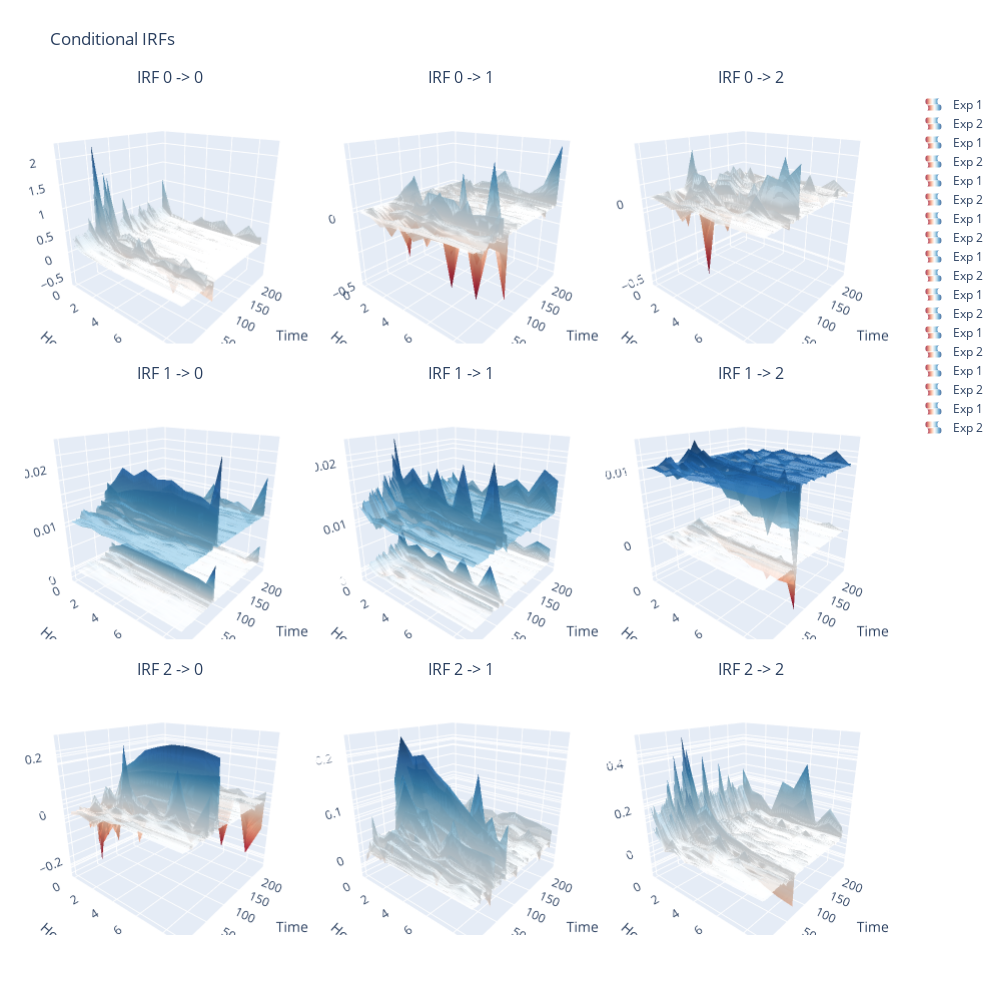

Notebook source saved alongside this figure:
### Code cell
# Plotly graph for conditional IRFs


fig = make_subplots(rows = 3, cols = 3,
                    subplot_titles = [f'IRF {k} -> {kk}' for k in range(n_var) for kk in range(n_var)],
                    specs = [[{'is_3d': True} for e in range(n_var)] for e in range(n_var)],
                    shared_xaxes = False,
                    shared_yaxes = False,
                    horizontal_spacing = 0,
                    vertical_spacing = 0.05
)

for k in range(n_var):
  for kk in range(n_var):
    
    fig.add_trace(go.Surface(name = 'Exp 1', z = irf_median[:, kk, k, :], showscale = False, showlegend = True, 
#          colorscale = [[0, px.colors.qualitative.Plotly[0]], [1, px.colors.qualitative.Plotly[0]]],
          colorscale = 'RdBu', cmid = 0,
          opacity = 0.7),
          row = k+1, col = kk+1)

    fig.add_trace(go.Surface(name = 'Exp 2', z = irf_median[:, kk, k, :] * 2 + 0.01, showscale = False, showlegend = True, 
#          colorscale = [[0, px.colors.qualitative.Plotly[0]], [1, px.colors.qualitative.Plotly[0]]],
          colorscale = 'RdBu', cmid = 0,
          opacity = 0.7),
          row = k+1, col = kk+1)

fig.update_scenes(xaxis_title = 'Horizon',
                  yaxis_title = 'Time', 
                  zaxis_title = 'Value',
                  camera = {
                  'up': {'x': 0, 'y': 0, 'z': 1},
                  'center': {'x': 0, 'y': 0, 'z': 0},
                  'eye': {'x': 1.25, 'y': -1.5, 'z': 0.75}
                  })


fig.update_layout(title='Conditional IRFs', autosize=False,
                  width = 1000, height=1000,
                  margin=dict(l=25, r=25, b=65, t=90))

fig.show()

fig.write_html('interactive_irf.html')

### Figure 1 — Plotly figure (JSON) as saved in the notebook; plotly's stock layout.template omitted (floating-point values rounded to 4 significant figures; data arrays with more than 128 entries replaced by an {"elided": "..."} marker saying what was removed)
{"data": [{"cmid": 0, "colorscale": [[0, "rgb(103,0,31)"], [0.1, "rgb(178,24,43)"], [0.2, "rgb(214,96,77)"], [0.3, "rgb(244,165,130)"], [0.4, "rgb(253,219,199)"], [0.5, "rgb(247,247,247)"], [0.6, "rgb(209,229,240)"], [0.7, "rgb(146,197,222)"], [0.8, "rgb(67,147,195)"], [0.9, "rgb(33,102,172)"], [1, "rgb(5,48,97)"]], "name": "Exp 1", "opacity": 0.7, "scene": "scene", "showlegend": true, "showscale": false, "type": "surface", "z": {"elided": "242x10 float values"}}, {"cmid": 0, "colorscale": [[0, "rgb(103,0,31)"], [0.1, "rgb(178,24,43)"], [0.2, "rgb(214,96,77)"], [0.3, "rgb(244,165,130)"], [0.4, "rgb(253,219,199)"], [0.5, "rgb(247,247,247)"], [0.6, "rgb(209,229,240)"], [0.7, "rgb(146,197,222)"], [0.8, "rgb(67,147,195)"], [0.9, "rgb(33,102,172)"], [1, "rgb(5,48,97)"]], "name": "Exp 2", "opacity": 0.7, "scene": "scene", "showlegend": true, "showscale": false, "type": "surface", "z": {"elided": "242x10 float values"}}, {"cmid": 0, "colorscale": [[0, "rgb(103,0,31)"], [0.1, "rgb(178,24,43)"], [0.2, "rgb(214,96,77)"], [0.3, "rgb(244,165,130)"], [0.4, "rgb(253,219,199)"], [0.5, "rgb(247,247,247)"], [0.6, "rgb(209,229,240)"], [0.7, "rgb(146,197,222)"], [0.8, "rgb(67,147,195)"], [0.9, "rgb(33,102,172)"], [1, "rgb(5,48,97)"]], "name": "Exp 1", "opacity": 0.7, "scene": "scene2", "showlegend": true, "showscale": false, "type": "surface", "z": {"elided": "242x10 float values"}}, {"cmid": 0, "colorscale": [[0, "rgb(103,0,31)"], [0.1, "rgb(178,24,43)"], [0.2, "rgb(214,96,77)"], [0.3, "rgb(244,165,130)"], [0.4, "rgb(253,219,199)"], [0.5, "rgb(247,247,247)"], [0.6, "rgb(209,229,240)"], [0.7, "rgb(146,197,222)"], [0.8, "rgb(67,147,195)"], [0.9, "rgb(33,102,172)"], [1, "rgb(5,48,97)"]], "name": "Exp 2", "opacity": 0.7, "scene": "scene2", "showlegend": true, "showscale": false, "type": "surface", "z": {"elided": "242x10 float values"}}, {"cmid": 0, "colorscale": [[0, "rgb(103,0,31)"], [0.1, "rgb(178,24,43)"], [0.2, "rgb(214,96,77)"], [0.3, "rgb(244,165,130)"], [0.4, "rgb(253,219,199)"], [0.5, "rgb(247,247,247)"], [0.6, "rgb(209,229,240)"], [0.7, "rgb(146,197,222)"], [0.8, "rgb(67,147,195)"], [0.9, "rgb(33,102,172)"], [1, "rgb(5,48,97)"]], "name": "Exp 1", "opacity": 0.7, "scene": "scene3", "showlegend": true, "showscale": false, "type": "surface", "z": {"elided": "242x10 float values"}}, {"cmid": 0, "colorscale": [[0, "rgb(103,0,31)"], [0.1, "rgb(178,24,43)"], [0.2, "rgb(214,96,77)"], [0.3, "rgb(244,165,130)"], [0.4, "rgb(253,219,199)"], [0.5, "rgb(247,247,247)"], [0.6, "rgb(209,229,240)"], [0.7, "rgb(146,197,222)"], [0.8, "rgb(67,147,195)"], [0.9, "rgb(33,102,172)"], [1, "rgb(5,48,97)"]], "name": "Exp 2", "opacity": 0.7, "scene": "scene3", "showlegend": true, "showscale": false, "type": "surface", "z": {"elided": "242x10 float values"}}, {"cmid": 0, "colorscale": [[0, "rgb(103,0,31)"], [0.1, "rgb(178,24,43)"], [0.2, "rgb(214,96,77)"], [0.3, "rgb(244,165,130)"], [0.4, "rgb(253,219,199)"], [0.5, "rgb(247,247,247)"], [0.6, "rgb(209,229,240)"], [0.7, "rgb(146,197,222)"], [0.8, "rgb(67,147,195)"], [0.9, "rgb(33,102,172)"], [1, "rgb(5,48,97)"]], "name": "Exp 1", "opacity": 0.7, "scene": "scene4", "showlegend": true, "showscale": false, "type": "surface", "z": {"elided": "242x10 float values"}}, {"cmid": 0, "colorscale": [[0, "rgb(103,0,31)"], [0.1, "rgb(178,24,43)"], [0.2, "rgb(214,96,77)"], [0.3, "rgb(244,165,130)"], [0.4, "rgb(253,219,199)"], [0.5, "rgb(247,247,247)"], [0.6, "rgb(209,229,240)"], [0.7, "rgb(146,197,222)"], [0.8, "rgb(67,147,195)"], [0.9, "rgb(33,102,172)"], [1, "rgb(5,48,97)"]], "name": "Exp 2", "opacity": 0.7, "scene": "scene4", "showlegend": true, "showscale": false, "type": "surface", "z": {"elided": "242x10 float values"}}, {"cmid": 0, "colorscale": [[0, "rgb(103,0,31)"], [0.1, "rgb(178,24,43)"], [0.2, "rgb(214,96,77)"], [0.3, "rgb(244,165,130)"], [0.4, "rgb(253,219,199)"], [0.5, "rgb(247,247,247)"], [0.6, "rgb(209,229,240)"], [0.7, "rgb(146,197,222)"], [0.8, "rgb(67,147,195)"], [0.9, "rgb(33,102,172)"], [1, "rgb(5,48,97)"]], "name": "Exp 1", "opacity": 0.7, "scene": "scene5", "showlegend": true, "showscale": false, "type": "surface", "z": {"elided": "242x10 float values"}}, {"cmid": 0, "colorscale": [[0, "rgb(103,0,31)"], [0.1, "rgb(178,24,43)"], [0.2, "rgb(214,96,77)"], [0.3, "rgb(244,165,130)"], [0.4, "rgb(253,219,199)"], [0.5, "rgb(247,247,247)"], [0.6, "rgb(209,229,240)"], [0.7, "rgb(146,197,222)"], [0.8, "rgb(67,147,195)"], [0.9, "rgb(33,102,172)"], [1, "rgb(5,48,97)"]], "name": "Exp 2", "opacity": 0.7, "scene": "scene5", "showlegend": true, "showscale": false, "type": "surface", "z": {"elided": "242x10 float values"}}, {"cmid": 0, "colorscale": [[0, "rgb(103,0,31)"], [0.1, "rgb(178,24,43)"], [0.2, "rgb(214,96,77)"], [0.3, "rgb(244,165,130)"], [0.4, "rgb(253,219,199)"], [0.5, "rgb(247,247,247)"], [0.6, "rgb(209,229,240)"], [0.7, "rgb(146,197,222)"], [0.8, "rgb(67,147,195)"], [0.9, "rgb(33,102,172)"], [1, "rgb(5,48,97)"]], "name": "Exp 1", "opacity": 0.7, "scene": "scene6", "showlegend": true, "showscale": false, "type": "surface", "z": {"elided": "242x10 float values"}}, {"cmid": 0, "colorscale": [[0, "rgb(103,0,31)"], [0.1, "rgb(178,24,43)"], [0.2, "rgb(214,96,77)"], [0.3, "rgb(244,165,130)"], [0.4, "rgb(253,219,199)"], [0.5, "rgb(247,247,247)"], [0.6, "rgb(209,229,240)"], [0.7, "rgb(146,197,222)"], [0.8, "rgb(67,147,195)"], [0.9, "rgb(33,102,172)"], [1, "rgb(5,48,97)"]], "name": "Exp 2", "opacity": 0.7, "scene": "scene6", "showlegend": true, "showscale": false, "type": "surface", "z": {"elided": "242x10 float values"}}, {"cmid": 0, "colorscale": [[0, "rgb(103,0,31)"], [0.1, "rgb(178,24,43)"], [0.2, "rgb(214,96,77)"], [0.3, "rgb(244,165,130)"], [0.4, "rgb(253,219,199)"], [0.5, "rgb(247,247,247)"], [0.6, "rgb(209,229,240)"], [0.7, "rgb(146,197,222)"], [0.8, "rgb(67,147,195)"], [0.9, "rgb(33,102,172)"], [1, "rgb(5,48,97)"]], "name": "Exp 1", "opacity": 0.7, "scene": "scene7", "showlegend": true, "showscale": false, "type": "surface", "z": {"elided": "242x10 float values"}}, {"cmid": 0, "colorscale": [[0, "rgb(103,0,31)"], [0.1, "rgb(178,24,43)"], [0.2, "rgb(214,96,77)"], [0.3, "rgb(244,165,130)"], [0.4, "rgb(253,219,199)"], [0.5, "rgb(247,247,247)"], [0.6, "rgb(209,229,240)"], [0.7, "rgb(146,197,222)"], [0.8, "rgb(67,147,195)"], [0.9, "rgb(33,102,172)"], [1, "rgb(5,48,97)"]], "name": "Exp 2", "opacity": 0.7, "scene": "scene7", "showlegend": true, "showscale": false, "type": "surface", "z": {"elided": "242x10 float values"}}, {"cmid": 0, "colorscale": [[0, "rgb(103,0,31)"], [0.1, "rgb(178,24,43)"], [0.2, "rgb(214,96,77)"], [0.3, "rgb(244,165,130)"], [0.4, "rgb(253,219,199)"], [0.5, "rgb(247,247,247)"], [0.6, "rgb(209,229,240)"], [0.7, "rgb(146,197,222)"], [0.8, "rgb(67,147,195)"], [0.9, "rgb(33,102,172)"], [1, "rgb(5,48,97)"]], "name": "Exp 1", "opacity": 0.7, "scene": "scene8", "showlegend": true, "showscale": false, "type": "surface", "z": {"elided": "242x10 float values"}}, {"cmid": 0, "colorscale": [[0, "rgb(103,0,31)"], [0.1, "rgb(178,24,43)"], [0.2, "rgb(214,96,77)"], [0.3, "rgb(244,165,130)"], [0.4, "rgb(253,219,199)"], [0.5, "rgb(247,247,247)"], [0.6, "rgb(209,229,240)"], [0.7, "rgb(146,197,222)"], [0.8, "rgb(67,147,195)"], [0.9, "rgb(33,102,172)"], [1, "rgb(5,48,97)"]], "name": "Exp 2", "opacity": 0.7, "scene": "scene8", "showlegend": true, "showscale": false, "type": "surface", "z": {"elided": "242x10 float values"}}, {"cmid": 0, "colorscale": [[0, "rgb(103,0,31)"], [0.1, "rgb(178,24,43)"], [0.2, "rgb(214,96,77)"], [0.3, "rgb(244,165,130)"], [0.4, "rgb(253,219,199)"], [0.5, "rgb(247,247,247)"], [0.6, "rgb(209,229,240)"], [0.7, "rgb(146,197,222)"], [0.8, "rgb(67,147,195)"], [0.9, "rgb(33,102,172)"], [1, "rgb(5,48,97)"]], "name": "Exp 1", "opacity": 0.7, "scene": "scene9", "showlegend": true, "showscale": false, "type": "surface", "z": {"elided": "242x10 float values"}}, {"cmid": 0, "colorscale": [[0, "rgb(103,0,31)"], [0.1, "rgb(178,24,43)"], [0.2, "rgb(214,96,77)"], [0.3, "rgb(244,165,130)"], [0.4, "rgb(253,219,199)"], [0.5, "rgb(247,247,247)"], [0.6, "rgb(209,229,240)"], [0.7, "rgb(146,197,222)"], [0.8, "rgb(67,147,195)"], [0.9, "rgb(33,102,172)"], [1, "rgb(5,48,97)"]], "name": "Exp 2", "opacity": 0.7, "scene": "scene9", "showlegend": true, "showscale": false, "type": "surface", "z": {"elided": "242x10 float values"}}], "layout": {"annotations": [{"font": {"size": 16}, "showarrow": false, "text": "IRF 0 -> 0", "x": 0.1667, "xanchor": "center", "xref": "paper", "y": 1, "yanchor": "bottom", "yref": "paper"}, {"font": {"size": 16}, "showarrow": false, "text": "IRF 0 -> 1", "x": 0.5, "xanchor": "center", "xref": "paper", "y": 1, "yanchor": "bottom", "yref": "paper"}, {"font": {"size": 16}, "showarrow": false, "text": "IRF 0 -> 2", "x": 0.8333, "xanchor": "center", "xref": "paper", "y": 1, "yanchor": "bottom", "yref": "paper"}, {"font": {"size": 16}, "showarrow": false, "text": "IRF 1 -> 0", "x": 0.1667, "xanchor": "center", "xref": "paper", "y": 0.65, "yanchor": "bottom", "yref": "paper"}, {"font": {"size": 16}, "showarrow": false, "text": "IRF 1 -> 1", "x": 0.5, "xanchor": "center", "xref": "paper", "y": 0.65, "yanchor": "bottom", "yref": "paper"}, {"font": {"size": 16}, "showarrow": false, "text": "IRF 1 -> 2", "x": 0.8333, "xanchor": "center", "xref": "paper", "y": 0.65, "yanchor": "bottom", "yref": "paper"}, {"font": {"size": 16}, "showarrow": false, "text": "IRF 2 -> 0", "x": 0.1667, "xanchor": "center", "xref": "paper", "y": 0.3, "yanchor": "bottom", "yref": "paper"}, {"font": {"size": 16}, "showarrow": false, "text": "IRF 2 -> 1", "x": 0.5, "xanchor": "center", "xref": "paper", "y": 0.3, "yanchor": "bottom", "yref": "paper"}, {"font": {"size": 16}, "showarrow": false, "text": "IRF 2 -> 2", "x": 0.8333, "xanchor": "center", "xref": "paper", "y": 0.3, "yanchor": "bottom", "yref": "paper"}], "autosize": false, "height": 1000, "margin": {"b": 65, "l": 25, "r": 25, "t": 90}, "scene": {"camera": {"center": {"x": 0, "y": 0, "z": 0}, "eye": {"x": 1.25, "y": -1.5, "z": 0.75}, "up": {"x": 0, "y": 0, "z": 1}}, "domain": {"x": [0, 0.3333], "y": [0.7, 1]}, "xaxis": {"title": {"text": "Horizon"}}, "yaxis": {"title": {"text": "Time"}}, "zaxis": {"title": {"text": "Value"}}}, "scene2": {"camera": {"center": {"x": 0, "y": 0, "z": 0}, "eye": {"x": 1.25, "y": -1.5, "z": 0.75}, "up": {"x": 0, "y": 0, "z": 1}}, "domain": {"x": [0.3333, 0.6667], "y": [0.7, 1]}, "xaxis": {"title": {"text": "Horizon"}}, "yaxis": {"title": {"text": "Time"}}, "zaxis": {"title": {"text": "Value"}}}, "scene3": {"camera": {"center": {"x": 0, "y": 0, "z": 0}, "eye": {"x": 1.25, "y": -1.5, "z": 0.75}, "up": {"x": 0, "y": 0, "z": 1}}, "domain": {"x": [0.6667, 1], "y": [0.7, 1]}, "xaxis": {"title": {"text": "Horizon"}}, "yaxis": {"title": {"text": "Time"}}, "zaxis": {"title": {"text": "Value"}}}, "scene4": {"camera": {"center": {"x": 0, "y": 0, "z": 0}, "eye": {"x": 1.25, "y": -1.5, "z": 0.75}, "up": {"x": 0, "y": 0, "z": 1}}, "domain": {"x": [0, 0.3333], "y": [0.35, 0.65]}, "xaxis": {"title": {"text": "Horizon"}}, "yaxis": {"title": {"text": "Time"}}, "zaxis": {"title": {"text": "Value"}}}, "scene5": {"camera": {"center": {"x": 0, "y": 0, "z": 0}, "eye": {"x": 1.25, "y": -1.5, "z": 0.75}, "up": {"x": 0, "y": 0, "z": 1}}, "domain": {"x": [0.3333, 0.6667], "y": [0.35, 0.65]}, "xaxis": {"title": {"text": "Horizon"}}, "yaxis": {"title": {"text": "Time"}}, "zaxis": {"title": {"text": "Value"}}}, "scene6": {"camera": {"center": {"x": 0, "y": 0, "z": 0}, "eye": {"x": 1.25, "y": -1.5, "z": 0.75}, "up": {"x": 0, "y": 0, "z": 1}}, "domain": {"x": [0.6667, 1], "y": [0.35, 0.65]}, "xaxis": {"title": {"text": "Horizon"}}, "yaxis": {"title": {"text": "Time"}}, "zaxis": {"title": {"text": "Value"}}}, "scene7": {"camera": {"center": {"x": 0, "y": 0, "z": 0}, "eye": {"x": 1.25, "y": -1.5, "z": 0.75}, "up": {"x": 0, "y": 0, "z": 1}}, "domain": {"x": [0, 0.3333], "y": [0, 0.3]}, "xaxis": {"title": {"text": "Horizon"}}, "yaxis": {"title": {"text": "Time"}}, "zaxis": {"title": {"text": "Value"}}}, "scene8": {"camera": {"center": {"x": 0, "y": 0, "z": 0}, "eye": {"x": 1.25, "y": -1.5, "z": 0.75}, "up": {"x": 0, "y": 0, "z": 1}}, "domain": {"x": [0.3333, 0.6667], "y": [0, 0.3]}, "xaxis": {"title": {"text": "Horizon"}}, "yaxis": {"title": {"text": "Time"}}, "zaxis": {"title": {"text": "Value"}}}, "scene9": {"camera": {"center": {"x": 0, "y": 0, "z": 0}, "eye": {"x": 1.25, "y": -1.5, "z": 0.75}, "up": {"x": 0, "y": 0, "z": 1}}, "domain": {"x": [0.6667, 1], "y": [0, 0.3]}, "xaxis": {"title": {"text": "Horizon"}}, "yaxis": {"title": {"text": "Time"}}, "zaxis": {"title": {"text": "Value"}}}, "title": {"text": "Conditional IRFs"}, "width": 1000}}
